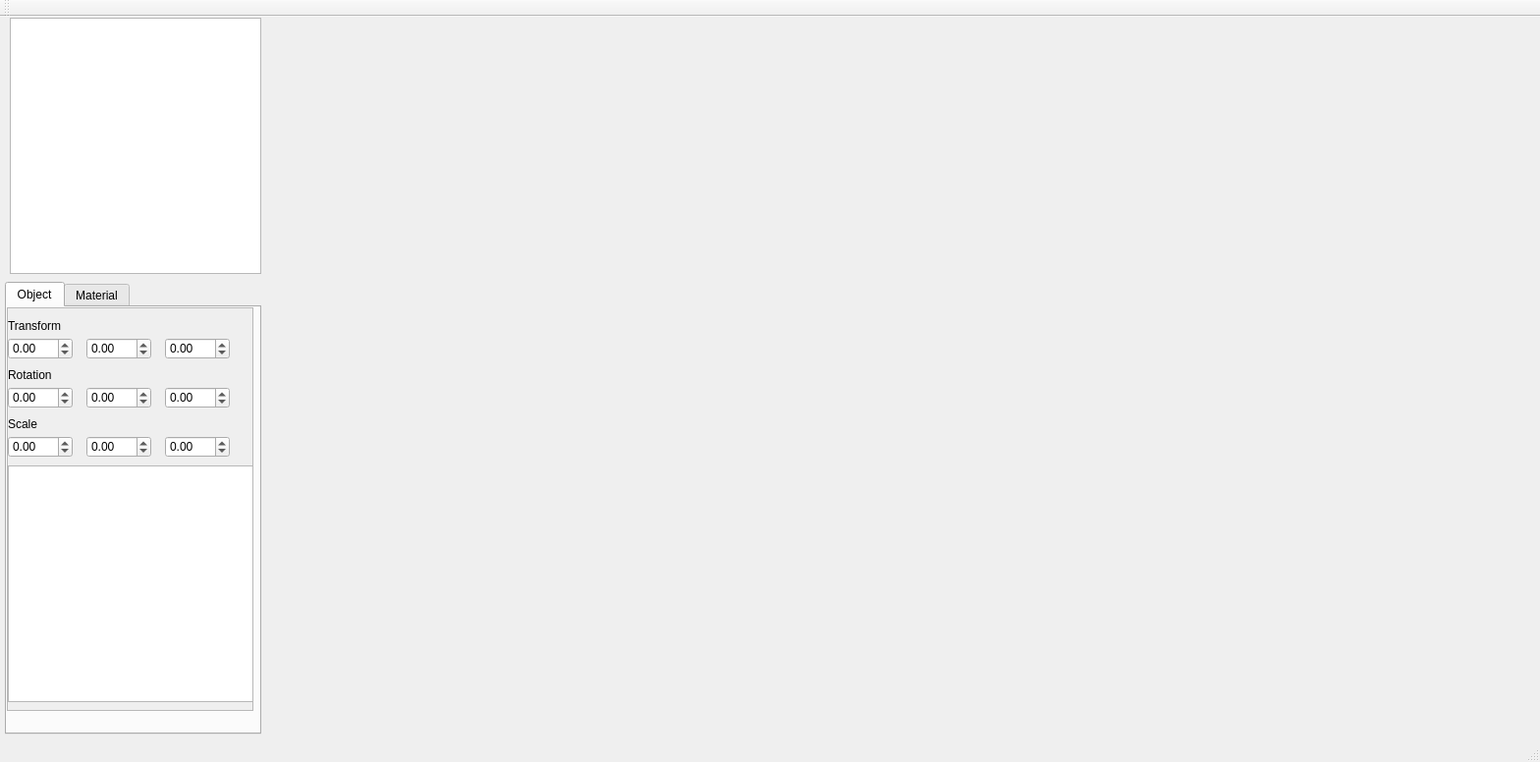
<?xml version="1.0" encoding="UTF-8"?>
<ui version="4.0">
 <class>StrikeEngineClass</class>
 <widget class="QMainWindow" name="StrikeEngineClass">
  <property name="geometry">
   <rect>
    <x>0</x>
    <y>0</y>
    <width>1568</width>
    <height>776</height>
   </rect>
  </property>
  <property name="windowTitle">
   <string>StrikeEngine</string>
  </property>
  <widget class="QWidget" name="centralWidget">
   <widget class="QWidget" name="D3Dwidget" native="true">
    <property name="geometry">
     <rect>
      <x>270</x>
      <y>10</y>
      <width>1280</width>
      <height>720</height>
     </rect>
    </property>
    <property name="focusPolicy">
     <enum>Qt::StrongFocus</enum>
    </property>
    <property name="contextMenuPolicy">
     <enum>Qt::DefaultContextMenu</enum>
    </property>
   </widget>
   <widget class="QTabWidget" name="tabWidget">
    <property name="geometry">
     <rect>
      <x>5</x>
      <y>270</y>
      <width>261</width>
      <height>461</height>
     </rect>
    </property>
    <property name="currentIndex">
     <number>0</number>
    </property>
    <widget class="QWidget" name="ObjectWidget">
     <attribute name="title">
      <string>Object</string>
     </attribute>
     <widget class="QScrollArea" name="scrollArea_2">
      <property name="geometry">
       <rect>
        <x>0</x>
        <y>0</y>
        <width>251</width>
        <height>411</height>
       </rect>
      </property>
      <property name="widgetResizable">
       <bool>true</bool>
      </property>
      <widget class="QWidget" name="scrollAreaWidgetContents_2">
       <property name="geometry">
        <rect>
         <x>0</x>
         <y>0</y>
         <width>249</width>
         <height>409</height>
        </rect>
       </property>
       <widget class="QLabel" name="label_9">
        <property name="geometry">
         <rect>
          <x>0</x>
          <y>10</y>
          <width>72</width>
          <height>15</height>
         </rect>
        </property>
        <property name="text">
         <string>Transform</string>
        </property>
       </widget>
       <widget class="QDoubleSpinBox" name="Rotation_Z">
        <property name="geometry">
         <rect>
          <x>160</x>
          <y>80</y>
          <width>66</width>
          <height>22</height>
         </rect>
        </property>
        <property name="minimum">
         <double>-100.000000000000000</double>
        </property>
        <property name="singleStep">
         <double>0.010000000000000</double>
        </property>
       </widget>
       <widget class="QDoubleSpinBox" name="Scale_X">
        <property name="geometry">
         <rect>
          <x>0</x>
          <y>130</y>
          <width>66</width>
          <height>22</height>
         </rect>
        </property>
        <property name="minimum">
         <double>-100.000000000000000</double>
        </property>
        <property name="singleStep">
         <double>0.010000000000000</double>
        </property>
       </widget>
       <widget class="QLabel" name="label_10">
        <property name="geometry">
         <rect>
          <x>0</x>
          <y>110</y>
          <width>72</width>
          <height>15</height>
         </rect>
        </property>
        <property name="text">
         <string>Scale </string>
        </property>
       </widget>
       <widget class="QDoubleSpinBox" name="Transform_Y">
        <property name="geometry">
         <rect>
          <x>80</x>
          <y>30</y>
          <width>66</width>
          <height>22</height>
         </rect>
        </property>
        <property name="minimum">
         <double>-100.000000000000000</double>
        </property>
        <property name="singleStep">
         <double>0.010000000000000</double>
        </property>
       </widget>
       <widget class="QDoubleSpinBox" name="Scale_Y">
        <property name="geometry">
         <rect>
          <x>80</x>
          <y>130</y>
          <width>66</width>
          <height>22</height>
         </rect>
        </property>
        <property name="minimum">
         <double>-100.000000000000000</double>
        </property>
        <property name="singleStep">
         <double>0.010000000000000</double>
        </property>
       </widget>
       <widget class="QDoubleSpinBox" name="Rotation_Y">
        <property name="geometry">
         <rect>
          <x>80</x>
          <y>80</y>
          <width>66</width>
          <height>22</height>
         </rect>
        </property>
        <property name="minimum">
         <double>-100.000000000000000</double>
        </property>
        <property name="singleStep">
         <double>0.010000000000000</double>
        </property>
       </widget>
       <widget class="QDoubleSpinBox" name="Scale_Z">
        <property name="geometry">
         <rect>
          <x>160</x>
          <y>130</y>
          <width>66</width>
          <height>22</height>
         </rect>
        </property>
        <property name="minimum">
         <double>-100.000000000000000</double>
        </property>
        <property name="singleStep">
         <double>0.010000000000000</double>
        </property>
       </widget>
       <widget class="QDoubleSpinBox" name="Transform_Z">
        <property name="geometry">
         <rect>
          <x>160</x>
          <y>30</y>
          <width>66</width>
          <height>22</height>
         </rect>
        </property>
        <property name="minimum">
         <double>-100.000000000000000</double>
        </property>
        <property name="singleStep">
         <double>0.010000000000000</double>
        </property>
       </widget>
       <widget class="QDoubleSpinBox" name="Rotation_X">
        <property name="geometry">
         <rect>
          <x>0</x>
          <y>80</y>
          <width>66</width>
          <height>22</height>
         </rect>
        </property>
        <property name="minimum">
         <double>-100.000000000000000</double>
        </property>
        <property name="singleStep">
         <double>0.010000000000000</double>
        </property>
       </widget>
       <widget class="QDoubleSpinBox" name="Transform_X">
        <property name="geometry">
         <rect>
          <x>0</x>
          <y>30</y>
          <width>66</width>
          <height>22</height>
         </rect>
        </property>
        <property name="minimum">
         <double>-100.000000000000000</double>
        </property>
        <property name="singleStep">
         <double>0.010000000000000</double>
        </property>
       </widget>
       <widget class="QLabel" name="label_11">
        <property name="geometry">
         <rect>
          <x>0</x>
          <y>60</y>
          <width>72</width>
          <height>15</height>
         </rect>
        </property>
        <property name="text">
         <string>Rotation</string>
        </property>
       </widget>
       <widget class="QListView" name="MatList">
        <property name="geometry">
         <rect>
          <x>0</x>
          <y>160</y>
          <width>256</width>
          <height>241</height>
         </rect>
        </property>
       </widget>
      </widget>
     </widget>
    </widget>
    <widget class="QWidget" name="MaterialWidget">
     <attribute name="title">
      <string>Material</string>
     </attribute>
     <widget class="QScrollArea" name="scrollArea">
      <property name="geometry">
       <rect>
        <x>0</x>
        <y>0</y>
        <width>251</width>
        <height>431</height>
       </rect>
      </property>
      <property name="widgetResizable">
       <bool>true</bool>
      </property>
      <widget class="QWidget" name="scrollAreaWidgetContents">
       <property name="geometry">
        <rect>
         <x>0</x>
         <y>0</y>
         <width>249</width>
         <height>429</height>
        </rect>
       </property>
       <widget class="QLabel" name="label_6">
        <property name="geometry">
         <rect>
          <x>0</x>
          <y>160</y>
          <width>111</width>
          <height>16</height>
         </rect>
        </property>
        <property name="text">
         <string>Profilecolor </string>
        </property>
       </widget>
       <widget class="QLabel" name="label_4">
        <property name="geometry">
         <rect>
          <x>0</x>
          <y>10</y>
          <width>111</width>
          <height>16</height>
         </rect>
        </property>
        <property name="text">
         <string>Lightcolor </string>
        </property>
       </widget>
       <widget class="QDoubleSpinBox" name="Specularcolor_B">
        <property name="geometry">
         <rect>
          <x>160</x>
          <y>80</y>
          <width>66</width>
          <height>22</height>
         </rect>
        </property>
        <property name="decimals">
         <number>6</number>
        </property>
        <property name="minimum">
         <double>-99.989999999999995</double>
        </property>
        <property name="singleStep">
         <double>0.010000000000000</double>
        </property>
       </widget>
       <widget class="QDoubleSpinBox" name="Shadowcolor_R">
        <property name="geometry">
         <rect>
          <x>0</x>
          <y>130</y>
          <width>66</width>
          <height>22</height>
         </rect>
        </property>
        <property name="decimals">
         <number>6</number>
        </property>
        <property name="minimum">
         <double>-99.989999999999995</double>
        </property>
        <property name="singleStep">
         <double>0.010000000000000</double>
        </property>
       </widget>
       <widget class="QLabel" name="label_7">
        <property name="geometry">
         <rect>
          <x>0</x>
          <y>110</y>
          <width>101</width>
          <height>16</height>
         </rect>
        </property>
        <property name="text">
         <string>Shadowcolor </string>
        </property>
       </widget>
       <widget class="QDoubleSpinBox" name="Lightcolor_G">
        <property name="geometry">
         <rect>
          <x>80</x>
          <y>30</y>
          <width>66</width>
          <height>22</height>
         </rect>
        </property>
        <property name="decimals">
         <number>6</number>
        </property>
        <property name="minimum">
         <double>-99.989999999999995</double>
        </property>
        <property name="singleStep">
         <double>0.010000000000000</double>
        </property>
       </widget>
       <widget class="QDoubleSpinBox" name="Shadowcolor_G">
        <property name="geometry">
         <rect>
          <x>80</x>
          <y>130</y>
          <width>66</width>
          <height>22</height>
         </rect>
        </property>
        <property name="decimals">
         <number>6</number>
        </property>
        <property name="minimum">
         <double>-99.989999999999995</double>
        </property>
        <property name="singleStep">
         <double>0.010000000000000</double>
        </property>
       </widget>
       <widget class="QDoubleSpinBox" name="Specularcolor_G">
        <property name="geometry">
         <rect>
          <x>80</x>
          <y>80</y>
          <width>66</width>
          <height>22</height>
         </rect>
        </property>
        <property name="decimals">
         <number>6</number>
        </property>
        <property name="minimum">
         <double>-99.989999999999995</double>
        </property>
        <property name="singleStep">
         <double>0.010000000000000</double>
        </property>
       </widget>
       <widget class="QDoubleSpinBox" name="Shadowcolor_B">
        <property name="geometry">
         <rect>
          <x>160</x>
          <y>130</y>
          <width>66</width>
          <height>22</height>
         </rect>
        </property>
        <property name="decimals">
         <number>6</number>
        </property>
        <property name="minimum">
         <double>-99.989999999999995</double>
        </property>
        <property name="singleStep">
         <double>0.010000000000000</double>
        </property>
       </widget>
       <widget class="QDoubleSpinBox" name="Lightcolor_B">
        <property name="geometry">
         <rect>
          <x>160</x>
          <y>30</y>
          <width>66</width>
          <height>22</height>
         </rect>
        </property>
        <property name="decimals">
         <number>6</number>
        </property>
        <property name="minimum">
         <double>-99.989999999999995</double>
        </property>
        <property name="singleStep">
         <double>0.010000000000000</double>
        </property>
       </widget>
       <widget class="QDoubleSpinBox" name="Specularcolor_R">
        <property name="geometry">
         <rect>
          <x>0</x>
          <y>80</y>
          <width>66</width>
          <height>22</height>
         </rect>
        </property>
        <property name="decimals">
         <number>6</number>
        </property>
        <property name="minimum">
         <double>-99.989999999999995</double>
        </property>
        <property name="singleStep">
         <double>0.010000000000000</double>
        </property>
       </widget>
       <widget class="QDoubleSpinBox" name="Profilecolor_G">
        <property name="geometry">
         <rect>
          <x>80</x>
          <y>180</y>
          <width>66</width>
          <height>22</height>
         </rect>
        </property>
        <property name="decimals">
         <number>6</number>
        </property>
        <property name="minimum">
         <double>-99.989999999999995</double>
        </property>
        <property name="singleStep">
         <double>0.010000000000000</double>
        </property>
       </widget>
       <widget class="QDoubleSpinBox" name="Profilecolor_B">
        <property name="geometry">
         <rect>
          <x>160</x>
          <y>180</y>
          <width>66</width>
          <height>22</height>
         </rect>
        </property>
        <property name="decimals">
         <number>6</number>
        </property>
        <property name="minimum">
         <double>-99.989999999999995</double>
        </property>
        <property name="singleStep">
         <double>0.010000000000000</double>
        </property>
       </widget>
       <widget class="QDoubleSpinBox" name="Profilecolor_R">
        <property name="geometry">
         <rect>
          <x>0</x>
          <y>180</y>
          <width>66</width>
          <height>22</height>
         </rect>
        </property>
        <property name="decimals">
         <number>6</number>
        </property>
        <property name="minimum">
         <double>-99.989999999999995</double>
        </property>
        <property name="singleStep">
         <double>0.010000000000000</double>
        </property>
       </widget>
       <widget class="QDoubleSpinBox" name="Lightcolor_R">
        <property name="geometry">
         <rect>
          <x>0</x>
          <y>30</y>
          <width>66</width>
          <height>22</height>
         </rect>
        </property>
        <property name="decimals">
         <number>6</number>
        </property>
        <property name="minimum">
         <double>-99.989999999999995</double>
        </property>
        <property name="singleStep">
         <double>0.010000000000000</double>
        </property>
       </widget>
       <widget class="QLabel" name="label_5">
        <property name="geometry">
         <rect>
          <x>0</x>
          <y>60</y>
          <width>111</width>
          <height>16</height>
         </rect>
        </property>
        <property name="text">
         <string>Specularcolor </string>
        </property>
       </widget>
       <widget class="QLabel" name="label_8">
        <property name="geometry">
         <rect>
          <x>160</x>
          <y>280</y>
          <width>72</width>
          <height>15</height>
         </rect>
        </property>
        <property name="text">
         <string>Thick </string>
        </property>
       </widget>
       <widget class="QDoubleSpinBox" name="Thick">
        <property name="geometry">
         <rect>
          <x>160</x>
          <y>300</y>
          <width>71</width>
          <height>22</height>
         </rect>
        </property>
        <property name="decimals">
         <number>6</number>
        </property>
        <property name="minimum">
         <double>-1000.000000000000000</double>
        </property>
        <property name="maximum">
         <double>1000.990000000000009</double>
        </property>
        <property name="singleStep">
         <double>0.050000000000000</double>
        </property>
       </widget>
       <widget class="QDoubleSpinBox" name="Shadowsoft">
        <property name="geometry">
         <rect>
          <x>80</x>
          <y>300</y>
          <width>66</width>
          <height>22</height>
         </rect>
        </property>
        <property name="decimals">
         <number>6</number>
        </property>
        <property name="minimum">
         <double>-1000.000000000000000</double>
        </property>
        <property name="maximum">
         <double>1000.990000000000009</double>
        </property>
        <property name="singleStep">
         <double>0.050000000000000</double>
        </property>
       </widget>
       <widget class="QDoubleSpinBox" name="Shadowsmooth">
        <property name="geometry">
         <rect>
          <x>0</x>
          <y>300</y>
          <width>66</width>
          <height>22</height>
         </rect>
        </property>
        <property name="decimals">
         <number>6</number>
        </property>
        <property name="minimum">
         <double>-1000.000000000000000</double>
        </property>
        <property name="maximum">
         <double>1000.990000000000009</double>
        </property>
        <property name="singleStep">
         <double>0.050000000000000</double>
        </property>
       </widget>
       <widget class="QLabel" name="label_15">
        <property name="geometry">
         <rect>
          <x>80</x>
          <y>280</y>
          <width>72</width>
          <height>15</height>
         </rect>
        </property>
        <property name="text">
         <string>Shadowsoft </string>
        </property>
       </widget>
       <widget class="QLabel" name="label_16">
        <property name="geometry">
         <rect>
          <x>0</x>
          <y>280</y>
          <width>72</width>
          <height>15</height>
         </rect>
        </property>
        <property name="text">
         <string>Shadowsmooth </string>
        </property>
       </widget>
       <widget class="QLabel" name="label_17">
        <property name="geometry">
         <rect>
          <x>80</x>
          <y>330</y>
          <width>72</width>
          <height>15</height>
         </rect>
        </property>
        <property name="text">
         <string>Depthstrength </string>
        </property>
       </widget>
       <widget class="QDoubleSpinBox" name="Depthstrength">
        <property name="geometry">
         <rect>
          <x>80</x>
          <y>350</y>
          <width>66</width>
          <height>22</height>
         </rect>
        </property>
        <property name="decimals">
         <number>6</number>
        </property>
        <property name="minimum">
         <double>-1000.000000000000000</double>
        </property>
        <property name="maximum">
         <double>1000.990000000000009</double>
        </property>
        <property name="singleStep">
         <double>0.050000000000000</double>
        </property>
       </widget>
       <widget class="QLabel" name="label_18">
        <property name="geometry">
         <rect>
          <x>160</x>
          <y>330</y>
          <width>72</width>
          <height>15</height>
         </rect>
        </property>
        <property name="text">
         <string>Normalstrength </string>
        </property>
       </widget>
       <widget class="QDoubleSpinBox" name="Normalstrength">
        <property name="geometry">
         <rect>
          <x>160</x>
          <y>350</y>
          <width>66</width>
          <height>22</height>
         </rect>
        </property>
        <property name="decimals">
         <number>6</number>
        </property>
        <property name="minimum">
         <double>-1000.000000000000000</double>
        </property>
        <property name="maximum">
         <double>1000.990000000000009</double>
        </property>
        <property name="singleStep">
         <double>0.050000000000000</double>
        </property>
       </widget>
       <widget class="QLabel" name="label_19">
        <property name="geometry">
         <rect>
          <x>0</x>
          <y>330</y>
          <width>72</width>
          <height>15</height>
         </rect>
        </property>
        <property name="text">
         <string>Specularsmooth </string>
        </property>
       </widget>
       <widget class="QDoubleSpinBox" name="Specularsmooth">
        <property name="geometry">
         <rect>
          <x>0</x>
          <y>350</y>
          <width>66</width>
          <height>22</height>
         </rect>
        </property>
        <property name="decimals">
         <number>6</number>
        </property>
        <property name="minimum">
         <double>-1000.000000000000000</double>
        </property>
        <property name="maximum">
         <double>1000.990000000000009</double>
        </property>
        <property name="singleStep">
         <double>0.050000000000000</double>
        </property>
       </widget>
       <widget class="QLabel" name="label_20">
        <property name="geometry">
         <rect>
          <x>80</x>
          <y>380</y>
          <width>72</width>
          <height>15</height>
         </rect>
        </property>
        <property name="text">
         <string>Depthdistance </string>
        </property>
       </widget>
       <widget class="QDoubleSpinBox" name="Depthdistance">
        <property name="geometry">
         <rect>
          <x>80</x>
          <y>400</y>
          <width>66</width>
          <height>22</height>
         </rect>
        </property>
        <property name="decimals">
         <number>6</number>
        </property>
        <property name="minimum">
         <double>-1000.000000000000000</double>
        </property>
        <property name="maximum">
         <double>1000.990000000000009</double>
        </property>
        <property name="singleStep">
         <double>0.050000000000000</double>
        </property>
       </widget>
       <widget class="QLabel" name="label_21">
        <property name="geometry">
         <rect>
          <x>160</x>
          <y>380</y>
          <width>72</width>
          <height>15</height>
         </rect>
        </property>
        <property name="text">
         <string>Normaldistance</string>
        </property>
       </widget>
       <widget class="QDoubleSpinBox" name="Normaldistance">
        <property name="geometry">
         <rect>
          <x>160</x>
          <y>400</y>
          <width>66</width>
          <height>22</height>
         </rect>
        </property>
        <property name="decimals">
         <number>6</number>
        </property>
        <property name="minimum">
         <double>-1000.000000000000000</double>
        </property>
        <property name="maximum">
         <double>1000.990000000000009</double>
        </property>
        <property name="singleStep">
         <double>0.050000000000000</double>
        </property>
       </widget>
       <widget class="QLabel" name="label_22">
        <property name="geometry">
         <rect>
          <x>0</x>
          <y>380</y>
          <width>72</width>
          <height>15</height>
         </rect>
        </property>
        <property name="text">
         <string>Specularsoft</string>
        </property>
       </widget>
       <widget class="QDoubleSpinBox" name="Specularsoft">
        <property name="geometry">
         <rect>
          <x>0</x>
          <y>400</y>
          <width>66</width>
          <height>22</height>
         </rect>
        </property>
        <property name="decimals">
         <number>6</number>
        </property>
        <property name="minimum">
         <double>-1000.000000000000000</double>
        </property>
        <property name="maximum">
         <double>1000.990000000000009</double>
        </property>
        <property name="singleStep">
         <double>0.050000000000000</double>
        </property>
       </widget>
       <widget class="QLabel" name="label_12">
        <property name="geometry">
         <rect>
          <x>0</x>
          <y>200</y>
          <width>71</width>
          <height>16</height>
         </rect>
        </property>
        <property name="text">
         <string>Diff_Tex</string>
        </property>
       </widget>
       <widget class="QLabel" name="label_13">
        <property name="geometry">
         <rect>
          <x>0</x>
          <y>240</y>
          <width>71</width>
          <height>16</height>
         </rect>
        </property>
        <property name="text">
         <string>Norm_Tex</string>
        </property>
       </widget>
       <widget class="QComboBox" name="DiffTex_comboBox">
        <property name="geometry">
         <rect>
          <x>0</x>
          <y>220</y>
          <width>251</width>
          <height>22</height>
         </rect>
        </property>
       </widget>
       <widget class="QComboBox" name="NormTex_comboBox">
        <property name="geometry">
         <rect>
          <x>0</x>
          <y>260</y>
          <width>251</width>
          <height>22</height>
         </rect>
        </property>
       </widget>
      </widget>
     </widget>
    </widget>
   </widget>
   <widget class="QTreeView" name="ObjTree">
    <property name="geometry">
     <rect>
      <x>10</x>
      <y>1</y>
      <width>256</width>
      <height>261</height>
     </rect>
    </property>
   </widget>
  </widget>
  <widget class="QMenuBar" name="menuBar">
   <property name="geometry">
    <rect>
     <x>0</x>
     <y>0</y>
     <width>1568</width>
     <height>26</height>
    </rect>
   </property>
  </widget>
  <widget class="QToolBar" name="mainToolBar">
   <attribute name="toolBarArea">
    <enum>TopToolBarArea</enum>
   </attribute>
   <attribute name="toolBarBreak">
    <bool>false</bool>
   </attribute>
  </widget>
  <widget class="QStatusBar" name="statusBar"/>
 </widget>
 <layoutdefault spacing="6" margin="11"/>
 <resources>
  <include location="StrikeEngine.qrc"/>
 </resources>
 <connections/>
</ui>
